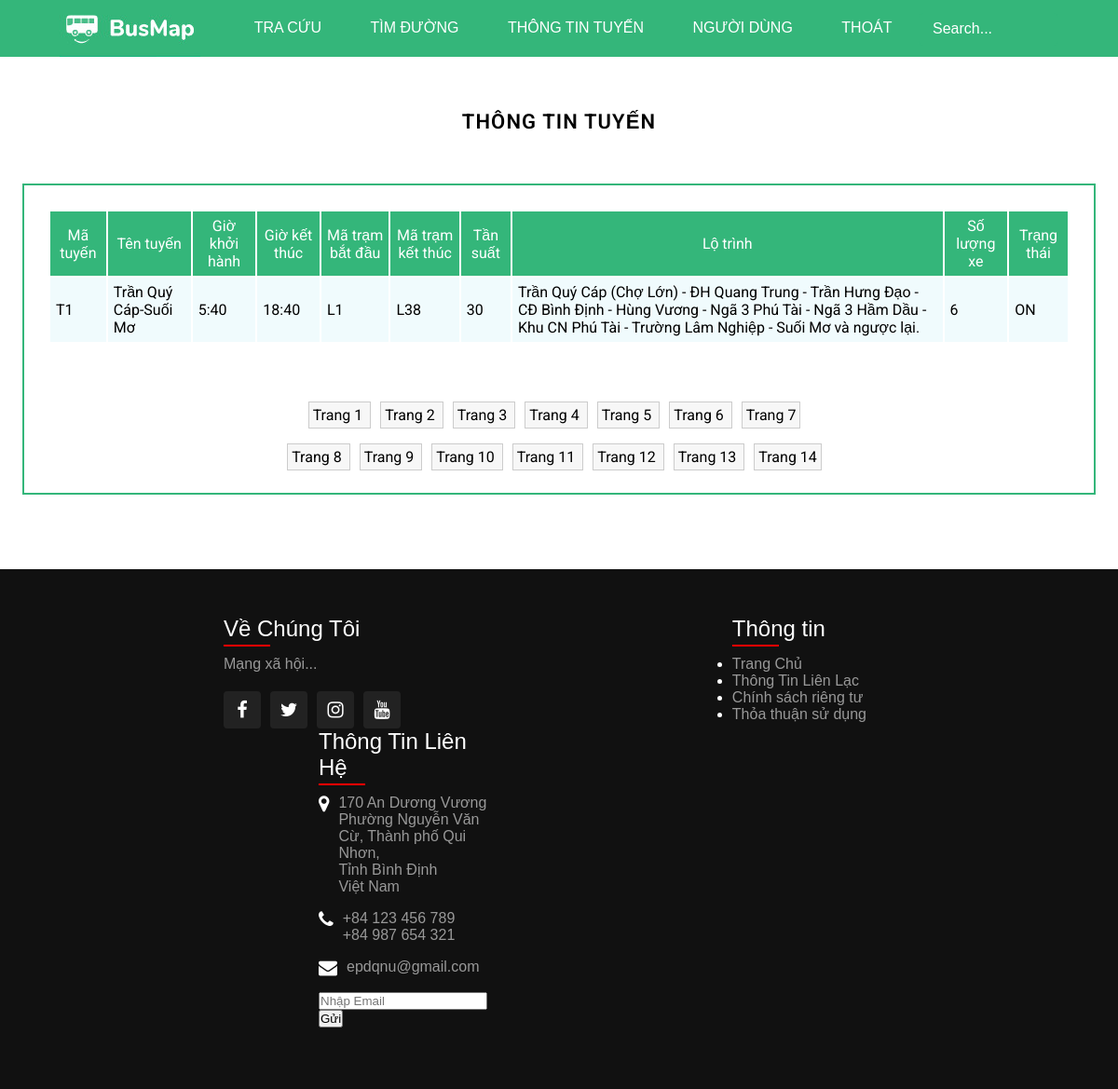
Page /project/formThongTinTuyen.php (signed in) on the committed database.
### tables this page shows
CREATE TABLE IF NOT EXISTS `danhsachtuyen` (
  `matuyen` varchar(10) NOT NULL,
  `tentuyen` text NOT NULL,
  `giokhoihanh` text NOT NULL,
  `gioketthuc` text NOT NULL,
  `matrambatdau` varchar(10) NOT NULL,
  `matramketthuc` varchar(10) NOT NULL,
  `tansuat` int(11) NOT NULL,
  `lotrinh` text NOT NULL,
  `soluongxe` int(11) NOT NULL,
  `trangthai` bit(1) DEFAULT b'1',
  PRIMARY KEY (`matuyen`),
  KEY `fk_dstuyen_matrambatdau` (`matrambatdau`),
  KEY `fk_dstuyen_matramketthuc` (`matramketthuc`)
);

### project/formThongTinTuyen.php (the view, shortened to what this page needs)
<html lang="en">
<head>
    <link href="//maxcdn.bootstrapcdn.com/font-awesome/4.1.0/css/font-awesome.min.css" rel="stylesheet">
    <link rel="stylesheet" href="style/fonts/themify-icons/themify-icons.css">
    <link rel="stylesheet" href="style/css/style.css">
	<link rel="stylesheet" href="style/css/stylethongtintuyen.css">
</head>
<body>
	<div class="grid wide">
		<div class="row thongtintuyen">
			<div class="col l-12 thongtintuyen-content">
				<div class="tieude-thongtintuyen">
					<h3>
						<span class="text-title-1">Thông tin tuyến</span>
					</h3>
				</div>
				<div class="row thongtintuyen">
					<form action="<?php echo $_SERVER['PHP_SELF'] ?>" name ="thongtintuyen" method="POST">
						<div id="route-infomation" >
							<div class="infomation-route">
							<?php
							if(isset($_SESSION['dn']))
							{
								$sodong = 1;
								if(isset($_GET['trang']))
								{
									$trangchon =  $_GET['trang'];
								}else
								{
									$trangchon = 0;
								}
								$kn = mysqli_connect ('localhost', 'root', '', 'xebuyt') or die ('Không thể kết nối tới database');
								mysqli_set_charset($kn, 'UTF8');
								$caulenh="select matuyen from danhsachtuyen";
								$ketqua=mysqli_query($kn,$caulenh)or die ("không thực hiện được câu lệnh");
								$sodongdl = mysqli_num_rows($ketqua);
								$sotrangdl = $sodongdl/$sodong;
								$vtbd = $trangchon*$sodong;
								$ltvtrang = "select * from danhsachtuyen limit $vtbd,$sodong";
								$kqpt = mysqli_query($kn, $ltvtrang);
								echo"<table class='table_dstuyen' border='0' align=''>";
								echo "<tr class='title-inforoute'><td>Mã tuyến</td><td>Tên tuyến</td><td>Giờ khởi hành</td><td>Giờ kết thúc</td><td>Mã trạm bắt đầu</td><td>Mã trạm kết thúc</td><td>Tần suất</td><td>Lộ trình</td><td>Số lượng xe</td><td>Trạng thái</td></tr>";
								while($row = mysqli_fetch_array($kqpt))
								{
									if($row["trangthai"] == 1)
									{
										$status = "ON";
										echo "<tr class='table-inforoute'><td>".$row['matuyen']."</td><td>".$row['tentuyen']."</td><td>".$row['giokhoihanh']."</td><td>".$row['gioketthuc']."</td><td>".$row['matrambatdau']."</td><td>".$row['matramketthuc']."</td><td>".$row['tansuat']."</td><td>".$row['lotrinh']."</td><td>".$row['soluongxe']."</td><td>".$status."</td></tr>";
									}
								}
								echo "</table>";
								echo "<p align='center'>";
								for($page = 0; $page <= $sotrangdl; $page++)
								{
									if($page%7 == 0)
										echo "<br><br>";
									$trht = $page+1;
									echo "<a style='margin-right: 10px;' class='page' href='formThongTinTuyen.php?trang=$page'>Trang $trht </a>";
								}
								echo "</p>";
							}
							?>
							</div>
						</div>
					</form>
				</div>
			</div>
		</div>
	</div>
</body>

### project/style/css/style.css (style rules this page uses)
* { padding: 0; margin: 0; box-sizing: border-box; }
html { scroll-behavior: smooth; font-family: Arial, Helvetica, sans-serif; }
.row { margin-left: -8px; margin-right: -8px; }
.col { float: left; padding-left: 8px; padding-right: 8px; }
.row .text-title-1, .row .text-title-2 { font-size: 22px; font-weight: 600; font-family: "Roboto", sans-serif; line-height: 1.6; letter-spacing: .05em; text-transform: uppercase; }
.thongtintuyen { display:flex; margin-top: 81px; }
.tieude-thongtintuyen { text-align: center; }
.thongtintuyen .thongtintuyen-content { width:100%; }

### project/style/css/stylethongtintuyen.css (style rules this page uses)
#route-infomation { border:2px solid #34b67a; font-family: Roboto,sans-serif; margin-top:-32px; }
.infomation-route { margin-bottom: 26px; }
.thongtintuyen-content { margin: 32px; }
.table_dstuyen { font-size: 16px; text-align: center; margin: 26px; }
a { text-decoration: none; color: #000; }
.page { background: #f7f7f7; border: 1px solid #ccc; padding: 4px; line-height: 1.6; }
td { padding: 6px; }
.table-inforoute { background: #F0FBFD; text-align: left; justify-content: center; align-items: center; }
.title-inforoute { background: #34b67a; color: #fff; }

### rows in the picture
danhsachtuyen: matuyen "T1", tentuyen "Trần Quý Cáp-Suối Mơ", giokhoihanh "5:40", gioketthuc "18:40", matrambatdau "L1", matramketthuc "L38", tansuat "30", lotrinh "Trần Quý Cáp (Chợ Lớn) - ĐH Quang Trung - Trần Hưng Đạo - CĐ Bình Định - Hùng Vương - Ngã 3 Phú Tài - Ngã 3 Hầm Dầu - Khu CN Phú Tài - Trường Lâm Nghiệp - Suối Mơ và ngược lại.", soluongxe "6", trangthai "ON"

### other values in the picture
$trht "1"
$trht "2"
$trht "3"
$trht "4"
$trht "5"
$trht "6"
$trht "7"
$trht "8"
$trht "9"
$trht "10"
$trht "11"
$trht "12"
$trht "13"
$trht "14"
